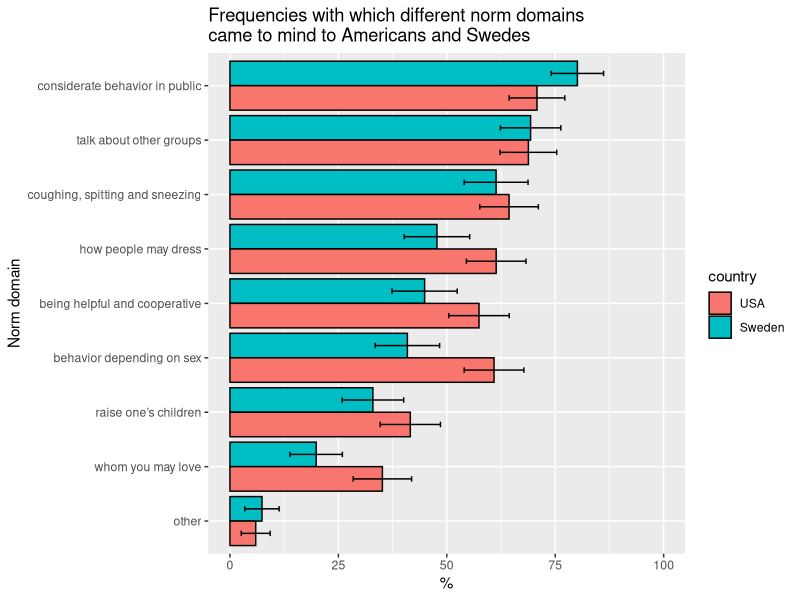
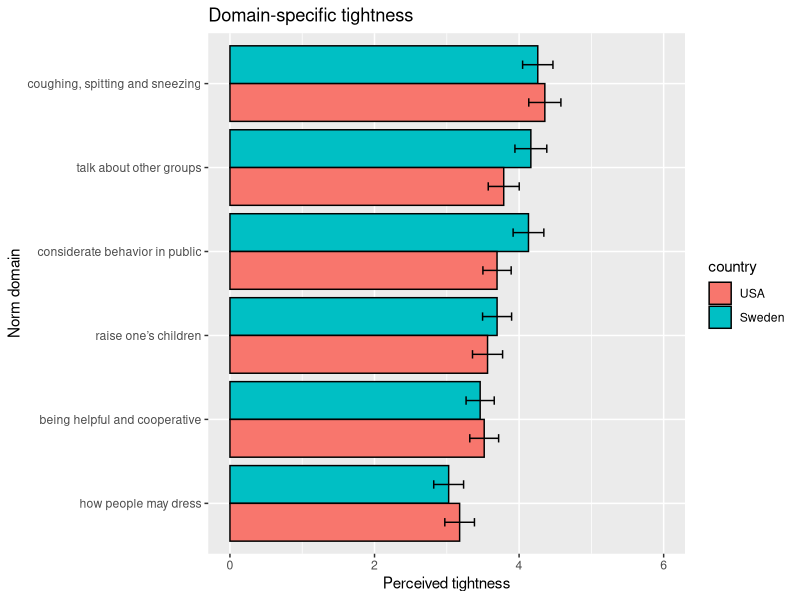
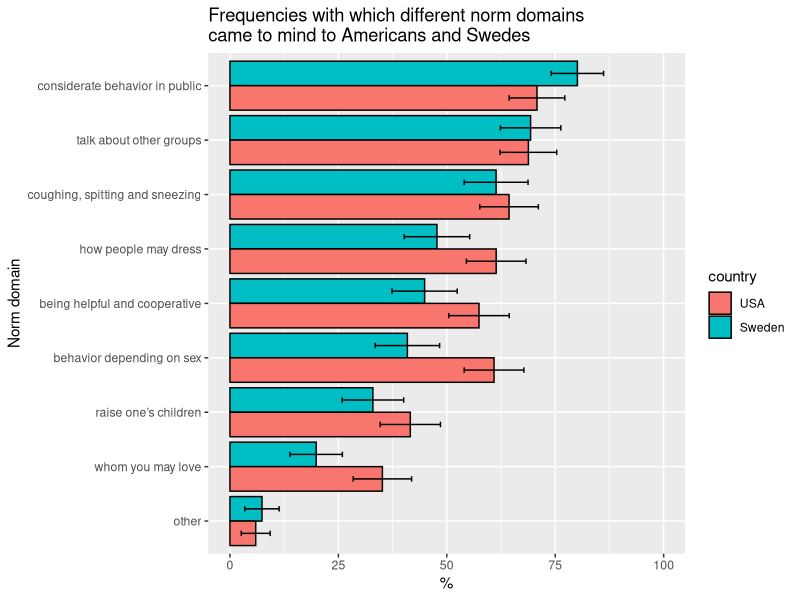
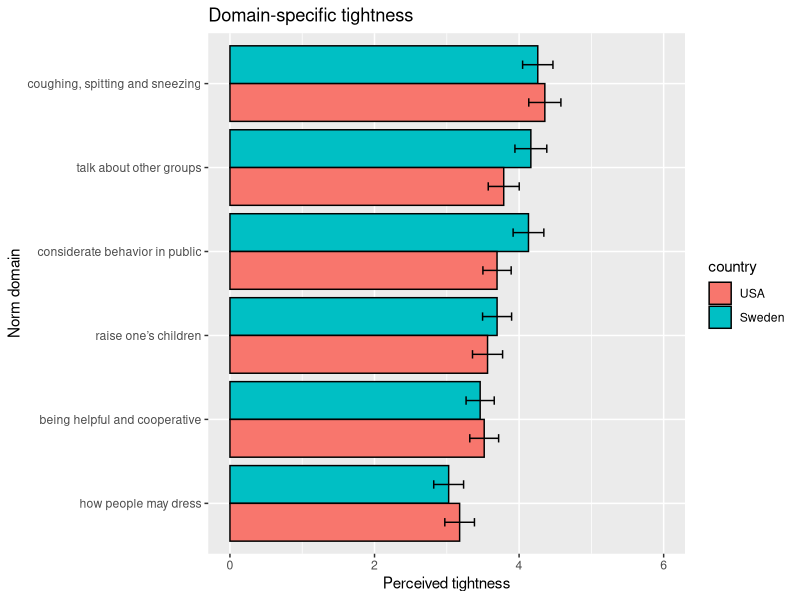

Here is the R script that generated these plots, in order:
## ---- chunk 1

library(tidyverse)
library(haven)

## ---- chunk 2

pilot <- read_sav("../data-raw/Tightness for different kinds of norms_US_pilot.sav")
  
us_data <- read_sav("../data-raw/Tightness for different kinds of norms_US.sav")

swe_data <- read_sav("../data-raw/Tightness for different kinds of norms_Sweden.sav")

## ---- chunk 3

# Clean pilot:
pilot <- pilot %>% 
  mutate(gender = as_factor(gender)) %>% 
  # Reverse code "freedom" item:
  mutate(freedom = as.numeric(freedom),
    freedom = case_when(
    freedom == 1 ~ 6,
    freedom == 2 ~ 5,
    freedom == 3 ~ 4,
    freedom == 4 ~ 3,
    freedom == 5 ~ 2,
    freedom == 6 ~ 1,
    TRUE ~ freedom))

# Clean US data:
us_data <- us_data %>%
  mutate(gender = as_factor(gender)) %>% 
  rename_all(~tolower(.)) %>% 
  # Remove survey previews:
  filter(status == 0) %>% 
  # Remove participants who did not provide answers to Gelfand et al.'s items:
  filter(progress != 6) %>% 
  # Reverse code "freedom" item:
  mutate(freedom = as.numeric(freedom),
    freedom = case_when(
    freedom == 1 ~ 6,
    freedom == 2 ~ 5,
    freedom == 3 ~ 4,
    freedom == 4 ~ 3,
    freedom == 5 ~ 2,
    freedom == 6 ~ 1,
    TRUE ~ freedom))

# Clean Swedish data:
swe_data <- swe_data %>%
  mutate(gender = as_factor(gender)) %>% 
  rename_all(~tolower(.)) %>% 
  # Remove survey previews:
  filter(status == 0) %>% 
  # Reverse code "freedom" item:
  mutate(freedom = as.numeric(freedom),
    freedom = case_when(
    freedom == 1 ~ 6,
    freedom == 2 ~ 5,
    freedom == 3 ~ 4,
    freedom == 4 ~ 3,
    freedom == 5 ~ 2,
    freedom == 6 ~ 1,
    TRUE ~ freedom))

## ---- chunk 4

# Pilot:

pilot <- pilot %>% 
  mutate(ind_perc_tight = rowMeans(select(., abide:compliance)))

# Country tightness:
round(mean(pilot$ind_perc_tight), 2)

# Confidence intervals:
pilot %>%
  rename_all(~tolower(.)) %>% 
  summarise(mean_tight = mean(ind_perc_tight),
            sd_tight = sd(ind_perc_tight),
            n = n_distinct(responseid),
            se_tight = sd_tight / sqrt(n),
            upper_ci = mean_tight + (2*se_tight),
            lower_ci = mean_tight - (2*se_tight)) %>% 
  mutate_all(~round(., 2))

# % of females:
pilot %>% 
  group_by(gender) %>% 
  summarise(n_resp = n_distinct(ResponseId),
            prop = n_resp / 50)

# Mean age:
mean(pilot$age)

## ---- chunk 5

# US:

us <- us_data %>% 
  mutate(ind_perc_tight = rowMeans(select(., abide:compliance)))

# Country tightness:
round(mean(us$ind_perc_tight), 2)

# Confidence intervals:
us_ci <- us %>%
  rename_all(~tolower(.)) %>% 
  summarise(mean_tight = mean(ind_perc_tight),
            sd_tight = sd(ind_perc_tight),
            n = n_distinct(responseid),
            se_tight = sd_tight / sqrt(n),
            upper_ci = mean_tight + (2*se_tight),
            lower_ci = mean_tight - (2*se_tight)) %>% 
  mutate_all(~round(., 2))

# % of females:
us %>% 
  drop_na(gender) %>% 
  group_by(gender) %>% 
  summarise(n_resp = n_distinct(responseid),
            prop = n_resp / (45+153+2))

# Mean age:
us %>% 
  drop_na(age) %>% 
  summarise(mean(age))

## ---- chunk 6

# Sweden:

swe <- swe_data %>% 
  mutate(ind_perc_tight = rowMeans(select(., abide:compliance)))

# Country tightness:
round(mean(swe$ind_perc_tight), 2)

# Confidence intervals:
swe_ci <- swe %>%
  rename_all(~tolower(.)) %>% 
  summarise(mean_tight = mean(ind_perc_tight),
            sd_tight = sd(ind_perc_tight),
            n = n_distinct(responseid),
            se_tight = sd_tight / sqrt(n),
            upper_ci = mean_tight + (2*se_tight),
            lower_ci = mean_tight - (2*se_tight)) %>% 
  mutate_all(~round(., 2))

# % of females:
swe %>% 
  drop_na(gender) %>% 
  group_by(gender) %>% 
  summarise(n_resp = n_distinct(responseid),
            prop = round(n_resp / (109+60+5), 2))

# Mean age:
swe %>% 
  drop_na(age) %>% 
  summarise(mean(age))

## ---- chunk 7

swe_ci$mean_tight - us_ci$mean_tight

# Confidence intervals of such difference:
# m1 - m2 +- z * sqrt((sd1^2)/n1 + (sd2^2)/n2)

m_swe <- swe_ci$mean_tight
m_us <- us_ci$mean_tight
sd_swe <- swe_ci$sd_tight
sd_us <- us_ci$sd_tight
n_swe <- swe_ci$n
n_us <- us_ci$n

round((m_swe - m_us) + 1.96 * sqrt((sd_swe^2)/n_swe + (sd_us^2)/n_us), 2)
round((m_swe - m_us) - 1.96 * sqrt((sd_swe^2)/n_swe + (sd_us^2)/n_us), 2)

## ---- chunk 8

pooled_data <- bind_rows(us %>% 
                           mutate(country = "USA") %>% 
                           filter(gender %in% c("Male", "Female")), 
                         swe %>% 
                           mutate(country = "Sweden") %>% 
                           filter(gender %in% c("Male", "Female"))) 

model <- lm(ind_perc_tight ~ gender + country, data = pooled_data) 

# Estimate marginal means:
emm <- emmeans::emmeans(model, ~ country) %>% 
  as.data.frame() %>% 
  mutate_at(vars(emmean:`upper.CL`), ~round(., 2))

## ---- chunk 9

# Diference between us and swe:
emm$emmean[1] - emm$emmean[2]

# Confidence intervals of such difference:
# m1 - m2 +- z * sqrt((sd1^2)/n1 + (sd2^2)/n2)

m_swe <- emm$emmean[1]
m_us <- emm$emmean[2]
sd_swe <- swe_ci$sd_tight
sd_us <- us_ci$sd_tight
n_swe <- swe_ci$n
n_us <- us_ci$n

round((m_swe - m_us) + 1.96 * sqrt((sd_swe^2)/n_swe + (sd_us^2)/n_us), 2)
round((m_swe - m_us) - 1.96 * sqrt((sd_swe^2)/n_swe + (sd_us^2)/n_us), 2)

## ---- chunk 10

level_order <- c("other", "whom you may love", "raise one’s children", "behavior depending on sex", "being helpful and cooperative", "how people may dress", "coughing, spitting and sneezing", "talk about other groups", "considerate behavior in public")

pooled_data <- bind_rows(us_data %>% 
                           mutate(country = "USA"), 
                         swe_data %>% 
                           mutate(country = "Sweden")) 

pooled_data %>%
  # Rename 
  rename(`how people may dress` = examples_4, `talk about other groups` = examples_5,
         `coughing, spitting and sneezing` = examples_6, `considerate behavior in public` = examples_7,
         `being helpful and cooperative` = examples_8, `raise one’s children` = examples_9,
         `whom you may love` = examples_10, `behavior depending on sex` = examples_11, 
         other = examples_12, comments = examples_12_text) %>% 
  select(responseid, country, `how people may dress`:other) %>%
  pivot_longer(cols = c(`how people may dress`:other),
               names_to = "norm_domain",
               values_to = "in_mind") %>% 
  mutate(in_mind = ifelse(is.na(in_mind) == TRUE, 0, in_mind)) %>%
  group_by(country, norm_domain) %>% 
  summarise(prop_in_mind = mean(in_mind)*100,
            sd_in_mind = sd(in_mind),
            n = n_distinct(responseid),
            se_in_mind = (sd_in_mind / sqrt(n))*100) %>%
  mutate(country = factor(country, level = c("USA", "Sweden")),
         norm_domain = factor(norm_domain, level = level_order)) %>% 
  ggplot(aes(x = norm_domain, y = prop_in_mind, fill = country)) +
  geom_bar(stat = "identity", color = "black", position = "dodge") +
  geom_errorbar(aes(ymin = prop_in_mind - 2*se_in_mind, ymax = prop_in_mind + 2*se_in_mind), 
                width = .2, 
                position = position_dodge(width = 0.9)) +
  scale_y_continuous(limits = c(0, 100)) +
  # theme(axis.text.x = element_text(angle = 45, vjust = 1, hjust = 1)) +
  coord_flip() +
  labs(x = "Norm domain", y = "%") +
  ggtitle("Frequencies with which different norm domains\ncame to mind to Americans and Swedes") 

ggsave("../figures/freq-with-which-norm-domains-come-to-mind.jpeg", dpi = 350)
  
## ---- chunk 11

pooled_data <- bind_rows(us_data %>% 
                           mutate(country = "USA"), 
                         swe_data %>% 
                           mutate(country = "Sweden")) 


vector_to_name <- names(pooled_data %>% select(responseid, country, gender, expectations2_1:disapproval2_6))
vector_of_names <- c("responseid", "country", "gender",
                     
                     "expectations_dress", "expectations_talk",
                     "expectations_cough", "expectations_consideration", 
                     "expectations_helpful", "expectations_children",
                     
                     "appropriateness_dress", "appropriateness_talk",
                     "appropriateness_cough", "appropriateness_consideration", 
                     "appropriateness_helpful", "appropriateness_children",
                     
                     "freedom_dress", "freedom_talk",
                     "freedom_cough", "freedom_consideration", 
                     "freedom_helpful", "freedom_children",
                     
                     "disapproval_dress", "disapproval_talk",
                     "disapproval_cough", "disapproval_consideration", 
                     "disapproval_helpful", "disapproval_children")


pooled_data_clean <- pooled_data %>%
  select(responseid, country, gender, expectations2_1:disapproval2_6) %>% 
  rename_all(~str_replace_all(., vector_to_name, vector_of_names)) %>% 
  pivot_longer(cols = c(expectations_dress:disapproval_children),
               names_to = "vars",
               values_to = "values") %>% 
  separate(vars, into = c("gelfand_item", "norm_domain"), sep = "_") %>%
  # Reverse code "freedom" item:
  mutate(values = as.numeric(values),
    values = case_when(
    gelfand_item == "freedom" & values == 1 ~ 6,
    gelfand_item == "freedom" & values == 2 ~ 5,
    gelfand_item == "freedom" & values == 3 ~ 4,
    gelfand_item == "freedom" & values == 4 ~ 3,
    gelfand_item == "freedom" & values == 5 ~ 2,
    gelfand_item == "freedom" & values == 6 ~ 1, 
    TRUE ~ values)) %>%
  drop_na(values) %>% 
  group_by(country, norm_domain) %>%
  summarise(tight  = mean(values),
            sd_tight = sd(values),
            n = n_distinct(responseid),
            se_tight = (sd_tight / sqrt(n)))


level_order <- c("how people may dress", "being helpful and cooperative", "raise one’s children", "considerate behavior in public", "talk about other groups", "coughing, spitting and sneezing")


pooled_data_clean %>% 
 mutate(country = factor(country, level = c("USA", "Sweden")),
         norm_domain = case_when(
           norm_domain == "children" ~ "raise one’s children",
           norm_domain == "helpful" ~ "being helpful and cooperative",
           norm_domain == "dress" ~ "how people may dress",
           norm_domain == "cough" ~ "coughing, spitting and sneezing",
           norm_domain == "talk" ~ "talk about other groups",
           norm_domain == "consideration" ~ "considerate behavior in public"),
        norm_domain = factor(norm_domain, level = level_order)) %>% 
  ggplot(aes(x = norm_domain, y = tight, fill = country)) +
  geom_bar(stat = "identity", color = "black", position = "dodge") +
  geom_errorbar(aes(ymin = tight - 2*se_tight, ymax = tight + 2*se_tight), 
                width = .2, 
                position = position_dodge(width = 0.9)) +
  scale_y_continuous(limits = c(0, 6)) +
  # theme(axis.text.x = element_text(angle = 45, vjust = 1, hjust = 1)) +
  coord_flip() +
  labs(x = "Norm domain", y = "Perceived tightness") +
  ggtitle("Domain-specific tightness") 

ggsave("../figures/domain-specific-tightness.jpeg", dpi = 350)

## ---- chunk 12

talk_us <- pooled_data_clean %>% 
  filter(country == "USA" & norm_domain == "talk")

talk_swe <- pooled_data_clean %>% 
  filter(country == "Sweden" & norm_domain == "talk")

round(talk_swe$tight - talk_us$tight, 2)

# Confidence intervals of such difference:
# m1 - m2 +- z * sqrt((sd1^2)/n1 + (sd2^2)/n2)

m_us <- talk_us$tight
m_swe <- talk_swe$tight
sd_us <- talk_us$sd_tight
sd_swe <- talk_swe$sd_tight
n_us <- talk_us$n
n_swe <- talk_swe$n

round((m_swe - m_us) + 1.96 * sqrt((sd_swe^2)/n_swe + (sd_us^2)/n_us), 2)
round((m_swe - m_us) - 1.96 * sqrt((sd_swe^2)/n_swe + (sd_us^2)/n_us), 2)

## ---- chunk 13

behavior_us <- pooled_data_clean %>% 
  filter(country == "USA" & norm_domain == "consideration")

behavior_swe <- pooled_data_clean %>% 
  filter(country == "Sweden" & norm_domain == "consideration")

round(behavior_swe$tight - behavior_us$tight, 2)

# Confidence intervals of such difference:
# m1 - m2 +- z * sqrt((sd1^2)/n1 + (sd2^2)/n2)

m_us <- behavior_us$tight
m_swe <- behavior_swe$tight
sd_us <- behavior_us$sd_tight
sd_swe <- behavior_swe$sd_tight
n_us <- behavior_us$n
n_swe <- behavior_swe$n

round((m_swe - m_us) + 1.96 * sqrt((sd_swe^2)/n_swe + (sd_us^2)/n_us), 2)
round((m_swe - m_us) - 1.96 * sqrt((sd_swe^2)/n_swe + (sd_us^2)/n_us), 2)

## ---- chunk 14

pooled_data_clean <- pooled_data %>%
  select(responseid, country, gender, expectations2_1:disapproval2_6) %>% 
  rename_all(~str_replace_all(., vector_to_name, vector_of_names)) %>% 
  pivot_longer(cols = c(expectations_dress:disapproval_children),
               names_to = "vars",
               values_to = "values") %>% 
  separate(vars, into = c("gelfand_item", "norm_domain"), sep = "_") %>%
  # Reverse code "freedom" item:
  mutate(values = as.numeric(values),
    values = case_when(
    gelfand_item == "freedom" & values == 1 ~ 6,
    gelfand_item == "freedom" & values == 2 ~ 5,
    gelfand_item == "freedom" & values == 3 ~ 4,
    gelfand_item == "freedom" & values == 4 ~ 3,
    gelfand_item == "freedom" & values == 5 ~ 2,
    gelfand_item == "freedom" & values == 6 ~ 1, 
    TRUE ~ values)) %>%
  drop_na(values) %>% 
  # Filter relevant gender options:
  filter(gender %in% c("Male", "Female"))

## ---- chunk 15

talk_data <- pooled_data_clean %>% 
  filter(norm_domain == "talk")


talk_model <- lm(values ~ gender + country, data = talk_data) 

# Estimate marginal means:
(talk_emm <- emmeans::emmeans(talk_model, ~ country) %>% 
  as.data.frame() %>% 
  mutate_at(vars(emmean:`upper.CL`), ~round(., 2)))

## ---- chunk 16

# Diference between us and swe:
talk_emm$emmean[1] - talk_emm$emmean[2]

# Confidence intervals of such difference:
# m1 - m2 +- z * sqrt((sd1^2)/n1 + (sd2^2)/n2)

talk_data_aggr <- talk_data %>%   
  group_by(country) %>%
  summarise(tight  = mean(values),
            sd_tight = sd(values),
            n = n_distinct(responseid),
            se_tight = (sd_tight / sqrt(n)))

us_talk_data <- talk_data_aggr %>% 
  filter(country == "USA")

swe_talk_data <- talk_data_aggr %>% 
  filter(country == "Sweden")

m_swe <- talk_emm$emmean[1]
m_us <- talk_emm$emmean[2]
sd_swe <- swe_talk_data$sd_tight
sd_us <- us_talk_data$sd_tight
n_swe <- swe_talk_data$n
n_us <- us_talk_data$n

round((m_swe - m_us) + 1.96 * sqrt((sd_swe^2)/n_swe + (sd_us^2)/n_us), 2)
round((m_swe - m_us) - 1.96 * sqrt((sd_swe^2)/n_swe + (sd_us^2)/n_us), 2)

## ---- chunk 17

behavior_data <- pooled_data_clean %>% 
  filter(norm_domain == "consideration")


behavior_model <- lm(values ~ gender + country, data = behavior_data) 

# Estimate marginal means:
(behavior_emm <- emmeans::emmeans(behavior_model, ~ country) %>% 
  as.data.frame() %>% 
  mutate_at(vars(emmean:`upper.CL`), ~round(., 2)))

## ---- chunk 18

# Diference between us and swe:
behavior_emm$emmean[1] - behavior_emm$emmean[2]

# Confidence intervals of such difference:
# m1 - m2 +- z * sqrt((sd1^2)/n1 + (sd2^2)/n2)

behavior_data_aggr <- behavior_data %>%   
  group_by(country) %>%
  summarise(tight  = mean(values),
            sd_tight = sd(values),
            n = n_distinct(responseid),
            se_tight = (sd_tight / sqrt(n)))

us_behavior_data <- behavior_data_aggr %>% 
  filter(country == "USA")

swe_behavior_data <- behavior_data_aggr %>% 
  filter(country == "Sweden")

m_swe <- behavior_emm$emmean[1]
m_us <- behavior_emm$emmean[2]
sd_swe <- swe_behavior_data$sd_tight
sd_us <- us_behavior_data$sd_tight
n_swe <- swe_behavior_data$n
n_us <- us_behavior_data$n

round((m_swe - m_us) + 1.96 * sqrt((sd_swe^2)/n_swe + (sd_us^2)/n_us), 2)
round((m_swe - m_us) - 1.96 * sqrt((sd_swe^2)/n_swe + (sd_us^2)/n_us), 2)
